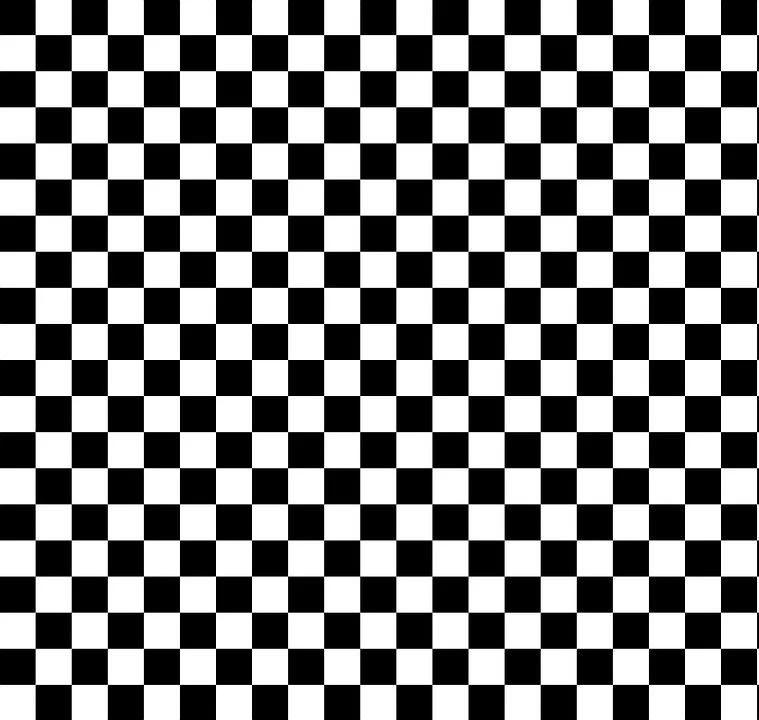
#> input picture latihan/catur.jpeg, 759 x 720 px, found by its file name
$ python dua.py
#> lines starting #> are read from the running program, lines starting #| are printed output that depends on the picture; after the words box and inside, x2 and y2 are one past the last pixel; in counts of white or black regions, pixels touching at a corner belong together
import numpy as np
import cv2 as cv

filename = 'catur.jpeg'
img = cv.imread(filename)
#> img is the input picture: shape (720, 759, 3); mean B, G, R 127.5, 127.5, 127.5

# Mengubah gambar menjadi grayscale
gray = cv.cvtColor(img, cv.COLOR_BGR2GRAY)

# Mencari titik sudut dengan metode Harris
gray = np.float32(gray)
dst = cv.cornerHarris(gray, 2, 3, 0.04)
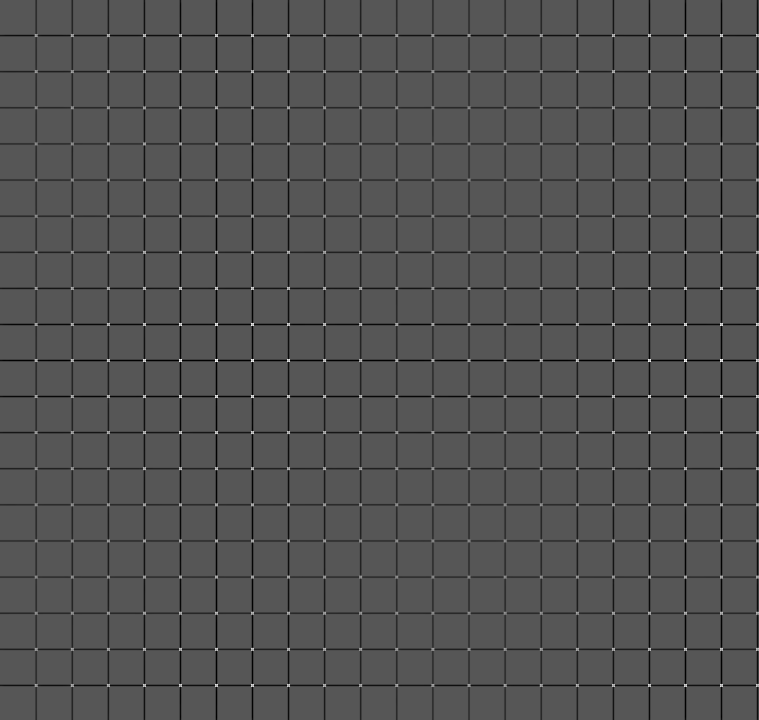
#> dst: shape (720, 759) float32; min -169130016, max 330332096, mean -7915978.5; drawn with min black and max white
dst = cv.dilate(dst, None)
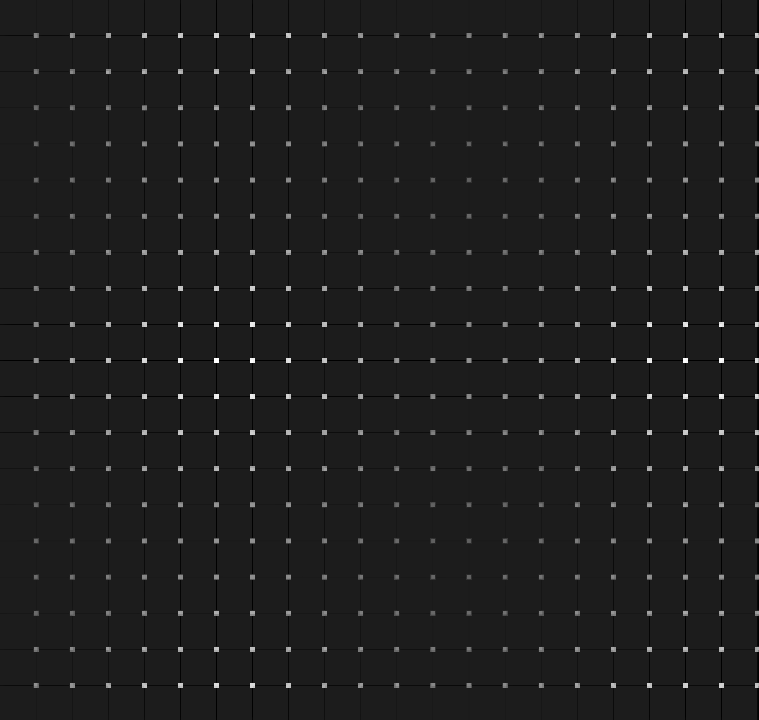
#> dst: shape (720, 759) float32; min -42282504, max 330332096, mean 2146217; drawn with min black and max white

# Mengaplikasikan threshold dan konversi tipe data
ret, dst = cv.threshold(dst, 0.01 * dst.max(), 255, 0)
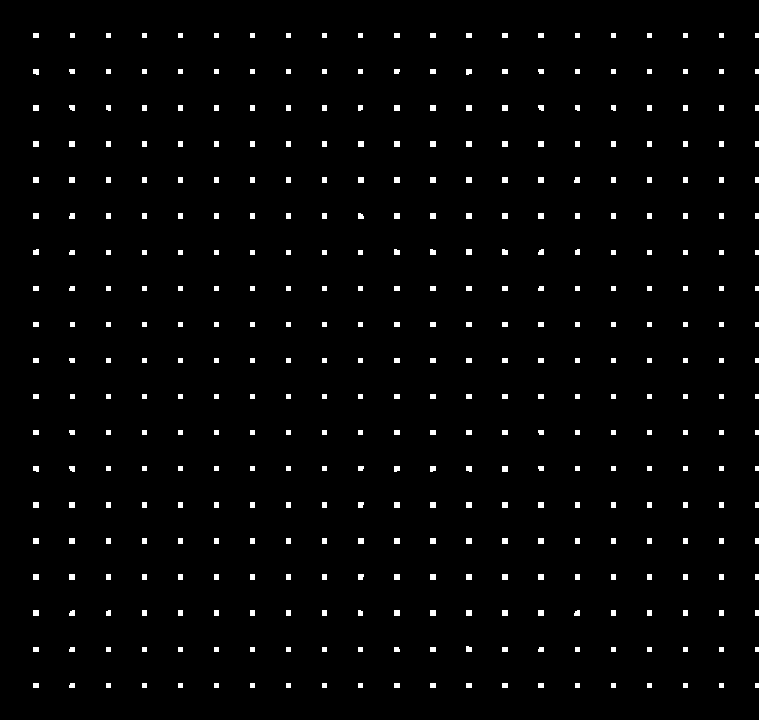
#> dst: shape (720, 759) float32; 2.1% white; 399 white regions, largest, box (x1, y1, x2, y2) and area: (33, 105, 39, 111) 36, (394, 105, 400, 111) 36, (430, 105, 436, 111) 36
#> ret = 3303321
dst = np.uint8(dst)

# Mencari centroid
ret, labels, stats, centroids = cv.connectedComponentsWithStats(dst)
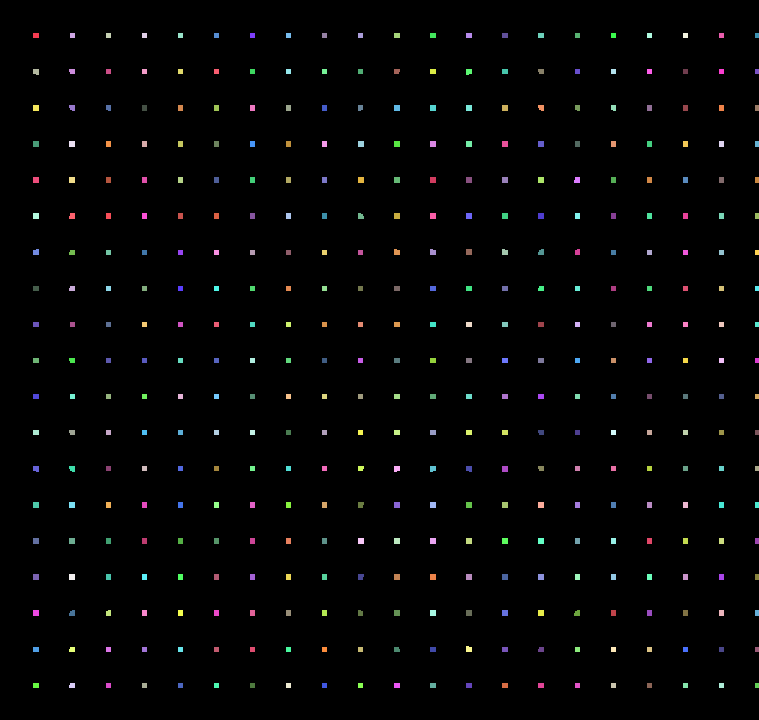
#> labels: shape (720, 759) int32; 400 distinct labels, from 0 to 399; one colour per label, 0 black
#> ret = 400; stats = 400 rows, first 6: [0, 0, 759, 720, 535038], [33, 33, 6, 5, 30], [70, 33, 5, 5, 25], [106, 33, 5, 5, 25], [142, 33, 5, 5, 25], [178, 33, 5, 5, 25]; centroids = 400 pairs, first value 35.5 to 756.5, second value 35 to 685.1

# Membuat kriteria untuk pengembangan titik sudut
criteria = (cv.TERM_CRITERIA_EPS + cv.TERM_CRITERIA_MAX_ITER, 100, 0.001)
corners = cv.cornerSubPix(gray, np.float32(centroids), (5, 5), (-1, -1), criteria)
#> corners = 400 pairs, first value 35.08 to 756.5, second value 34.54 to 684.4

# Menampilkan titik sudut pada gambar
for i in range(len(corners)):
    x, y = corners[i]
    cv.circle(img, (int(x), int(y)), 5, (0, 0, 255), -1)
#> this loop made 400 passes
#> (x, y) on passes 1 to 3: (378.7, 359.5), (35.2, 34.56), (71.31, 34.54)
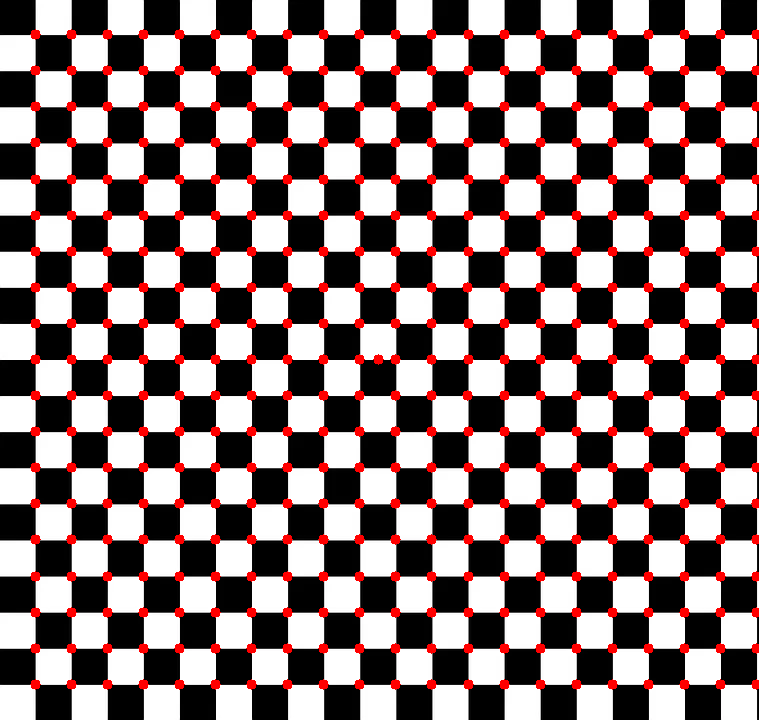
#> img: shape (720, 759, 3); 5.87% of pixels changed, all inside (x1, y1, x2, y2) = (30, 29, 759, 690)

# Menampilkan gambar hasil
cv.imshow('corners', img)

# Menunggu input keyboard
if cv.waitKey(0) & 0xff == 27:
#> (key Esc is pressed here)
    cv.destroyAllWindows()
